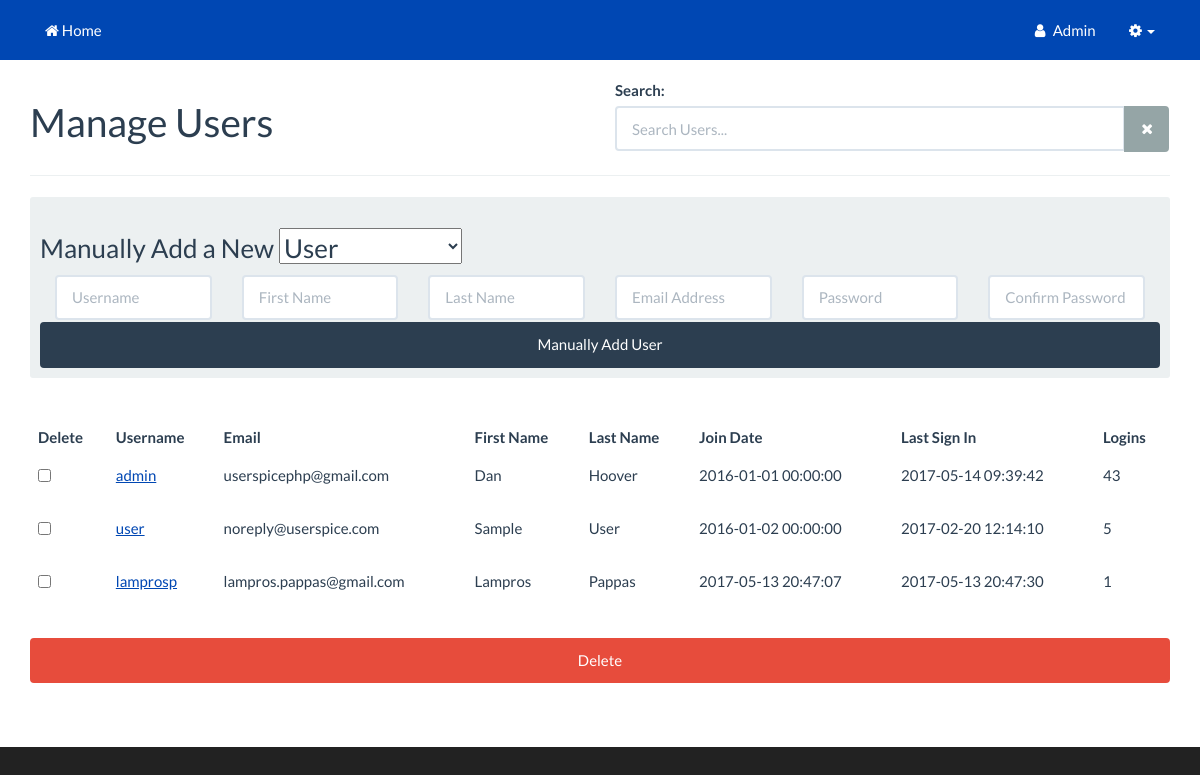
Screenshot of /buSmilesService/users/admin_users.php (signed in) with the database file from the repository.
### tables this page shows
CREATE TABLE `users` (
  `id` int(11) NOT NULL,
  `email` varchar(155) NOT NULL,
  `username` varchar(255) NOT NULL,
  `password` varchar(255) NOT NULL,
  `fname` varchar(255) NOT NULL,
  `lname` varchar(255) NOT NULL,
  `permissions` int(11) NOT NULL,
  `logins` int(100) NOT NULL,
  `account_owner` tinyint(4) NOT NULL DEFAULT '0',
  `account_id` int(11) NOT NULL DEFAULT '0',
  `company` varchar(255) NOT NULL,
  `stripe_cust_id` varchar(255) NOT NULL,
  `billing_phone` varchar(20) NOT NULL,
  `billing_srt1` varchar(255) NOT NULL,
  `billing_srt2` varchar(255) NOT NULL,
  `billing_city` varchar(255) NOT NULL,
  `billing_state` varchar(255) NOT NULL,
  `billing_zip_code` varchar(255) NOT NULL,
  `join_date` datetime NOT NULL,
  `last_login` datetime NOT NULL,
  `email_verified` tinyint(4) NOT NULL DEFAULT '0',
  `vericode` varchar(15) NOT NULL,
  `title` varchar(100) NOT NULL,
  `active` int(1) NOT NULL,
  `custom1` varchar(255) NOT NULL,
  `custom2` varchar(255) NOT NULL,
  `custom3` varchar(255) NOT NULL,
  `custom4` varchar(255) NOT NULL,
  `custom5` varchar(255) NOT NULL,
  `oauth_provider` varchar(255) NOT NULL,
  `oauth_uid` varchar(255) NOT NULL,
  `gender` varchar(10) NOT NULL,
  `locale` varchar(10) NOT NULL,
  `gpluslink` varchar(255) NOT NULL,
  `picture` varchar(255) NOT NULL,
  `created` datetime NOT NULL,
  `modified` datetime NOT NULL,
  `fb_uid` varchar(255) NOT NULL,
  `un_changed` int(1) NOT NULL
);

### buSmilesService/users/classes/Config.php (called while the page is built)
<?php
class Config {
	public static function get($path = null){
		if($path){
			$config = $GLOBALS['config'];
			$path = explode('/', $path);
			foreach ($path as $bit) {
				if(isset($config[$bit])){
					$config = $config[$bit];
				} else {
					return false;
				}
			}
			return $config;
		}
		return false;
	}
}

### buSmilesService/users/classes/DB.php (called while the page is built, shortened)
<?php
class DB {
	private static $_instance = null;
	private $_pdo, $_query, $_error = false, $_results, $_resultsArray, $_count = 0, $_lastId, $_queryCount=0;
	private function __construct(){
		try{
			$this->_pdo = new PDO('mysql:host=' .
				Config::get('mysql/host') .';dbname='.
				Config::get('mysql/db'),
				Config::get('mysql/username'),
				Config::get('mysql/password'),
				array(PDO::MYSQL_ATTR_INIT_COMMAND => "SET SESSION sql_mode = ''"));
		} catch(PDOException $e){
			die($e->getMessage());
		}
	}
	public static function getInstance(){
		if (!isset(self::$_instance)) {
			self::$_instance = new DB();
		}
		return self::$_instance;
	}
	public function query($sql, $params = array()){
		$this->_error = false;
		if ($this->_query = $this->_pdo->prepare($sql)) {
			$x = 1;
			if (count($params)) {
				foreach ($params as $param) {
					$this->_query->bindValue($x, $param);
					$x++;
				}
			}
			if ($this->_query->execute()) {
				$this->_results = $this->_query->fetchALL(PDO::FETCH_OBJ);
				$this->_count = $this->_query->rowCount();
			} else{
				$this->_error = true;
			}
		}
		return $this;
	}
	public function action($action, $table, $where = array()){
		$sql = "{$action} FROM {$table}";
		$value = '';
		if (count($where) === 3) {
			$operators = array('=', '>', '<', '>=', '<=');
			$field = $where[0];
			$operator = $where[1];
			$value = $where[2];
			if(in_array($operator, $operators)){
				$sql .= " WHERE {$field} {$operator} ?";
			}
		}
		if (!$this->query($sql, array($value))->error()) {
			return $this;
		}
		return false;
	}
	public function get($table, $where){
		return $this->action('SELECT *', $table, $where);
	}
	public function results($assoc = false){
		return $this->_results;
	}
	public function first(){
		return $this->results()[0];
	}
	public function count(){
		return $this->_count;
	}
	public function error(){
		return $this->_error;
	}
}

### buSmilesService/users/classes/User.php (called while the page is built, shortened)
<?php
class User {
	private $_db, $_data, $_sessionName, $_isLoggedIn, $_cookieName;
	public function __construct($user = null){
		$this->_db = DB::getInstance();
		$this->_sessionName = Config::get('session/session_name');
		if (!$user) {
			if (Session::exists($this->_sessionName)) {
				$user = Session::get($this->_sessionName);
				if ($this->find($user)) {
					$this->_isLoggedIn = true;
				} else {
				}
			}
		} else {
			$this->find($user);
		}
	}
	public function find($user = null){
		if ($user) {
			if(is_numeric($user)){
				$field = 'id';
			}elseif(!filter_var($user, FILTER_VALIDATE_EMAIL) === false){
				$field = 'email';
			}else{
				$field = 'username';
			}
			$data = $this->_db->get('users', array($field, '=', $user));
			if ($data->count()) {
				$this->_data = $data->first();
				if($this->data()->account_id == 0 && $this->data()->account_owner == 1){
					$this->_data->account_id = $this->_data->id;
				}
				return true;
			}
		}
		return false;
	}
	public function data(){
		return $this->_data;
	}
	public function isLoggedIn(){
		return $this->_isLoggedIn;
	}
}

### buSmilesService/users/classes/Session.php (called while the page is built, shortened)
<?php
class Session {
	public static function exists($name){
		return (isset($_SESSION[$name])) ? true : false;
	}
	public static function get($name){
		return $_SESSION[$name];
	}
}

### buSmilesService/users/init.php (called while the page is built, shortened)
<?php
$abs_us_root=$_SERVER['DOCUMENT_ROOT'];
$self_path=explode("/", $_SERVER['PHP_SELF']);
$self_path_length=count($self_path);
for($i = 1; $i < $self_path_length; $i++){
	array_splice($self_path, $self_path_length-$i, $i);
	$us_url_root=implode("/",$self_path)."/";
	if (file_exists($abs_us_root.$us_url_root.'z_us_root.php')){
		break;
	}else{
		$file_found=FALSE;
	}
}
require_once $abs_us_root.$us_url_root.'users/helpers/helpers.php';
require_once $abs_us_root.$us_url_root.'users/classes/Config.php';
require_once $abs_us_root.$us_url_root.'users/classes/DB.php';
require_once $abs_us_root.$us_url_root.'users/classes/Session.php';
require_once $abs_us_root.$us_url_root.'users/classes/User.php';
$user = new User();

### buSmilesService/users/helpers/us_helpers.php (called while the page is built, shortened)
<?php
function fetchAllUsers() {
	$db = DB::getInstance();
	$query = $db->query("SELECT * FROM users");
	$results = $query->results();
	return ($results);
}
function checkPermission($permission) {
	$db = DB::getInstance();
	global $user;
	$access = 0;
	foreach($permission[0] as $perm){
		if ($access == 0){
			$query = $db->query("SELECT id FROM user_permission_matches  WHERE user_id = ? AND permission_id = ?",array($user->data()->id,$perm->permission_id));
			$results = $query->count();
			if ($results > 0){
				$access = 1;
			}
		}
	}
	if ($access == 1){
		return true;
	}
}

### buSmilesService/users/admin_users.php (the view, shortened to what this page needs)
<?php require_once 'init.php'; ?>
<?php require_once $abs_us_root.$us_url_root.'users/includes/header.php'; ?>
<?php require_once $abs_us_root.$us_url_root.'users/includes/navigation.php'; ?>
<?php
$form_valid=TRUE;
$permOpsQ = $db->query("SELECT * FROM permissions");
$permOps = $permOpsQ->results();
$userData = fetchAllUsers();
?>
<div id="page-wrapper">
  <div class="container">
    <div class="row">
	    <div class="col-xs-12 col-md-6">
		<h1>Manage Users</h1>
	  </div>
	  <div class="col-xs-12 col-md-6">
			<form class="">
				<label for="system-search">Search:</label>
				<div class="input-group">
                    <input class="form-control" id="system-search" name="q" placeholder="Search Users..." type="text">
                    <span class="input-group-btn">
						<button type="submit" class="btn btn-default"><i class="fa fa-times"></i></button>
                    </span>
                </div>
			</form>
		  </div>
        </div>
				 <div class="row">
		     <div class="col-md-12">
							 <hr />
               <div class="row">
               <div class="col-xs-12">
               <form class="form-signup" action="admin_users.php" method="POST" id="payment-form">
                <div class="well well-sm">
               	<h3 class="form-signin-heading"> Manually Add a New
                <select name="perm">
                  <?php
                  foreach ($permOps as $permOp){
                    echo "<option value='$permOp->id'>$permOp->name</option>";
                  }
                  ?>
                  </select>
                  </h3>
               	<div class="form-group">
                  <div class="col-xs-2">
               		<input  class="form-control" type="text" name="username" id="username" placeholder="Username" value="<?php if (!$form_valid && !empty($_POST)){ echo $username;} ?>" required autofocus>
</div>
                  <div class="col-xs-2">
               		<input type="text" class="form-control" id="fname" name="fname" placeholder="First Name" value="<?php if (!$form_valid && !empty($_POST)){ echo $fname;} ?>" required>
</div>
                  <div class="col-xs-2">
               		<input type="text" class="form-control" id="lname" name="lname" placeholder="Last Name" value="<?php if (!$form_valid && !empty($_POST)){ echo $lname;} ?>" required>
</div>
                  <div class="col-xs-2">
               		<input  class="form-control" type="text" name="email" id="email" placeholder="Email Address" value="<?php if (!$form_valid && !empty($_POST)){ echo $email;} ?>" required >
</div>
                  <div class="col-xs-2">
               		<input  class="form-control" type="password" name="password" id="password" placeholder="Password" required aria-describedby="passwordhelp">
</div>
                  <div class="col-xs-2">
               		<input  type="password" id="confirm" name="confirm" class="form-control" placeholder="Confirm Password" required >
</div>
               	</div>
                <br /><br />
	            <input class='btn btn-primary' type='submit' name='addUser' value='Manually Add User' />
              </div>
               </form>
               </div>
               </div>
        <div class="row">
        <div class="col-xs-12">
				 <div class="alluinfo">&nbsp;</div>
				<form name="adminUsers" action="<?php echo $_SERVER['PHP_SELF'];?>" method="post">
				 <div class="allutable table-responsive">
					<table class='table table-hover table-list-search'>
					<thead>
					<tr>
						<th>Delete</th><th>Username</th><th>Email</th><th>First Name</th><th>Last Name</th><th>Join Date</th><th>Last Sign In</th><th>Logins</th>
					 </tr>
					</thead>
				 <tbody>
					<?php
					foreach ($userData as $v1) {
							?>
					<tr>
					<td><div class="form-group"><input type="checkbox" name="delete[<?=$v1->id?>]" value="<?=$v1->id?>" /></div></td>
					<td><a href='admin_user.php?id=<?=$v1->id?>'><?=$v1->username?></a></td>
					<td><?=$v1->email?></td>
					<td><?=$v1->fname?></td>
					<td><?=$v1->lname?></td>
					<td><?=$v1->join_date?></td>
					<td><?=$v1->last_login?></td>
					<td><?=$v1->logins?></td>
					</tr>
							<?php } ?>
				  </tbody>
				</table>
				</div>
				<input class='btn btn-danger' type='submit' name='Submit' value='Delete' /><br><br>
				</form>
		  </div>
		</div>
  </div>
</div>
<?php require_once $abs_us_root.$us_url_root.'users/includes/page_footer.php';  ?>
<?php require_once $abs_us_root.$us_url_root.'users/includes/html_footer.php';  ?>

### buSmilesService/users/includes/navigation.php (shortened to what this page needs)
<div class="navbar navbar-fixed-top navbar-inverse" role="navigation">
	<div class="container">
		<div class="collapse navbar-collapse navbar-top-menu-collapse navbar-right">
			<ul class="nav navbar-nav ">
				<?php if($user->isLoggedIn()){ ?>
					<li><a href="<?=$us_url_root?>users/account.php"><i class="fa fa-fw fa-user"></i> <?php echo ucfirst($user->data()->username);?></a></li>
					<li class="dropdown hidden-xs"><a class="dropdown-toggle" href="#" data-toggle="dropdown"><i class="fa fa-fw fa-cog"></i><b class="caret"></b></a>
					</li>
				<?php }  ?>
			</ul>
		</div>
	<?php require_once $abs_us_root.$us_url_root.'usersc/includes/navigation.php';?>
	</div>
</div>

### buSmilesService/users/css/sb-admin.css (style rules this page uses)
body { margin-top: 50px; background-color: #222; }
@media (min-width:768px) { body { margin-top: 50px; } }
#page-wrapper { width: 100%; background-color: #fff; }
@media (min-width:768px) { #page-wrapper { padding-top: 30px; } }
.btn { width: 100%; }

### buSmilesService/usersc/includes/bootstrap_corrections.php (style rules this page uses)
@media screen and (min-width: 1200px) { body { padding-top: -80px !important; } }

### rows the page displays
users: username "Admin", username "admin", email "userspicephp@gmail.com", fname "Dan", lname "Hoover", join_date "2016-01-01 00:00:00", last_login "2017-05-14 09:39:42", logins "43"
users: username "user", email "noreply@userspice.com", fname "Sample", lname "User", join_date "2016-01-02 00:00:00", last_login "2017-02-20 12:14:10", logins "5"
users: username "lamprosp", email "lampros.pappas@gmail.com", fname "Lampros", lname "Pappas", join_date "2017-05-13 20:47:07", last_login "2017-05-13 20:47:30", logins "1"

### other values shown
form field perm "User"
